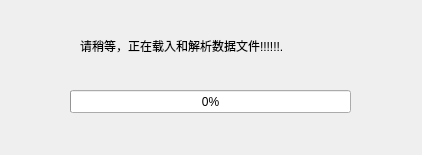
<?xml version="1.0" encoding="UTF-8"?>
<ui version="4.0">
 <class>ParsingFile</class>
 <widget class="QDialog" name="ParsingFile">
  <property name="geometry">
   <rect>
    <x>0</x>
    <y>0</y>
    <width>422</width>
    <height>155</height>
   </rect>
  </property>
  <property name="windowTitle">
   <string>打开回放文件</string>
  </property>
  <widget class="QLabel" name="label">
   <property name="geometry">
    <rect>
     <x>80</x>
     <y>10</y>
     <width>351</width>
     <height>71</height>
    </rect>
   </property>
   <property name="text">
    <string>请稍等，正在载入和解析数据文件!!!!!!.</string>
   </property>
  </widget>
  <widget class="QProgressBar" name="progressBar">
   <property name="geometry">
    <rect>
     <x>70</x>
     <y>90</y>
     <width>281</width>
     <height>23</height>
    </rect>
   </property>
   <property name="value">
    <number>0</number>
   </property>
  </widget>
 </widget>
 <resources/>
 <connections/>
</ui>
